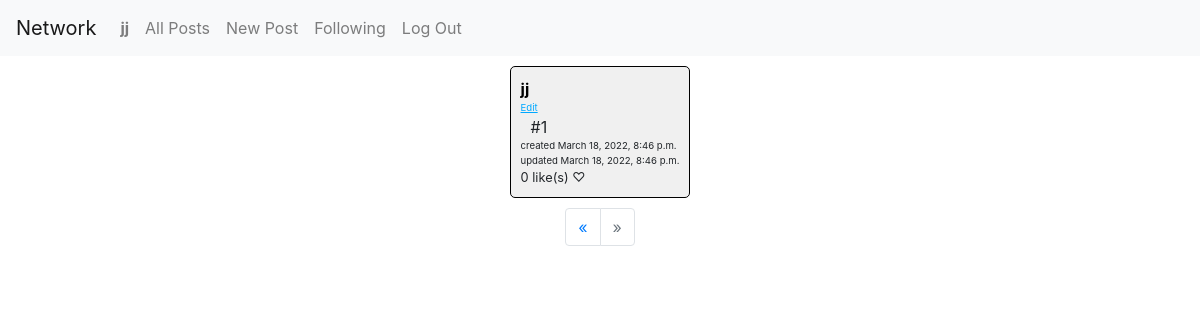
Screenshot of /?page=2 (signed in) with the database file from the repository.
### network/models.py (models this page shows, shortened)
class User(AbstractUser):
    liked_posts = models.ManyToManyField(
        "Post", related_name="liked", blank=True)
    followed_users = models.ManyToManyField(
        "self", related_name="users_following", blank=True, symmetrical=False)

class Post(models.Model):
    user = models.ForeignKey(
        User, on_delete=models.CASCADE, related_name="posts")
    content = models.TextField()
    created_at = models.DateTimeField(auto_now_add=True)
    updated_at = models.DateTimeField(auto_now=True)

### network/views.py (the view)
# urls.py: path("", views.index, name="index"),
def index(request):
    page = request.GET.get("page", 1)
    posts = Post.objects.order_by("-created_at")
    paginator = Paginator(posts, 10)
    page_obj = paginator.get_page(page)
    return render(request, "network/index.html", {
        "page_obj": page_obj
    })

### network/templatetags/helpers.py (called while the page is built)
@register.filter
def all(queryset):
    return queryset.all()

### network/templates/network/index.html
{% extends "network/layout.html" %}
{% load helpers %}
{% block body %}
    {% for post in page_obj.object_list %}
      {% include "post.html" with post=post %}
    {% endfor %}
    <ul class="pagination">
      {% if not page_obj.has_previous %}
        <li class="page-item disabled" tabindex="-1" aria-disabled="true">
          <span class="page-link">&laquo;</span>
        </li>
      {% else %}
        <li class="page-item">
          <a class="page-link" href="?page={{ page_obj.previous_page_number }}">&laquo;</a>
        </li>
      {% endif %}
      {% if not page_obj.has_next %}
        <li class="page-item disabled" tabindex="-1" aria-disabled="true">
          <span class="page-link">&raquo;</span>
        </li>
      {% else %}
        <li class="page-item">
          <a class="page-link" href="?page={{ page_obj.next_page_number }}">&raquo;</a>
        </li>
      {% endif %}
    </ul>
{% endblock %}

### network/templates/network/layout.html (shortened to what this page needs)
{% load static %}
<!DOCTYPE html>
<html lang="en">
    <head>
        <link rel="stylesheet" href="https://stackpath.bootstrapcdn.com/bootstrap/4.4.1/css/bootstrap.min.css">
        <link href="{% static 'network/styles.css' %}" rel="stylesheet">
    </head>
    <body>
        <nav class="navbar navbar-expand-lg navbar-light bg-light">
            <a class="navbar-brand" href="#">Network</a>
            <div>
              <ul class="navbar-nav mr-auto">
                {% if user.is_authenticated %}
                    <li class="nav-item">
                        <a class="nav-link" href="{% url 'profile' user.id %}"><strong>{{ user.username }}</strong></a>
                    </li>
                {% endif %}
                <li class="nav-item">
                  <a class="nav-link" href="{% url 'index' %}">All Posts</a>
                </li>
                {% if user.is_authenticated %}
                    <li class="nav-item">
                      <a class="nav-link" href="{% url 'new-post' %}">New Post</a>
                    </li>
                    <li class="nav-item">
                        <a class="nav-link" href="{% url 'following' %}">Following</a>
                    </li>
                    <li class="nav-item">
                        <a class="nav-link" href="{% url 'logout' %}">Log Out</a>
                    </li>
                {% endif %}
              </ul>
            </div>
          </nav>
        <div class="body">
            {% block body %}
            {% endblock %}
        </div>
    </body>
</html>

### network/templates/post.html
{% load helpers %}
<div class="post" id="post-{{ post.id }}" data-post-id="{{ post.id }}">
    <a href="{% url 'profile' post.user.id %}" class="post-author">{{ post.user }}</a>
    {% if request.user == post.user %}
      <span class="post-edit">Edit</span>
    {% endif %}
    <span class="post-content">{{ post.content }}</span>
    <span class="post-created-at">created {{ post.created_at }}</span>
    <span class="post-updated-at">updated {{ post.updated_at }}</span>
    <div class="post-likes-container">
      <span class="post-likes">{{ post.liked|all|length }} like(s)</span>
      {% if post in request.user.liked_posts|all %}
        <span class="post-like post-liked">♥</span>
      {% else %}
        <span class="post-like">♡</span>
      {% endif %}
    </div>
</div>

### network/static/network/styles.css (style rules this page uses)
.body { display: flex; flex-direction: column; align-items: center; justify-content: center; }
.post-author { font-weight: bolder; display: block; }
.post-content { display: block; padding-left: 10px; }
.post-created-at, .post-updated-at { display: block; font-size: 0.6em; }
.post-likes-container { display: block; font-size: 0.8em; }
.post-edit { display: block; font-size: 0.6em; color: #00a8ff; text-decoration: underline; cursor: pointer; }
.post { margin: 10px; padding: 10px; border: 1px solid black; border-radius: 5px; background-color: #f0f0f0; }
.post-author { color: black; }
.post-like { cursor: pointer; }

### rows the page displays
User: username "jj"
Post: user "jj", shows "Edit", content "#1", created_at "March 18, 2022, 8:46 p.m.", updated_at "March 18, 2022, 8:46 p.m.", liked|all "0"
